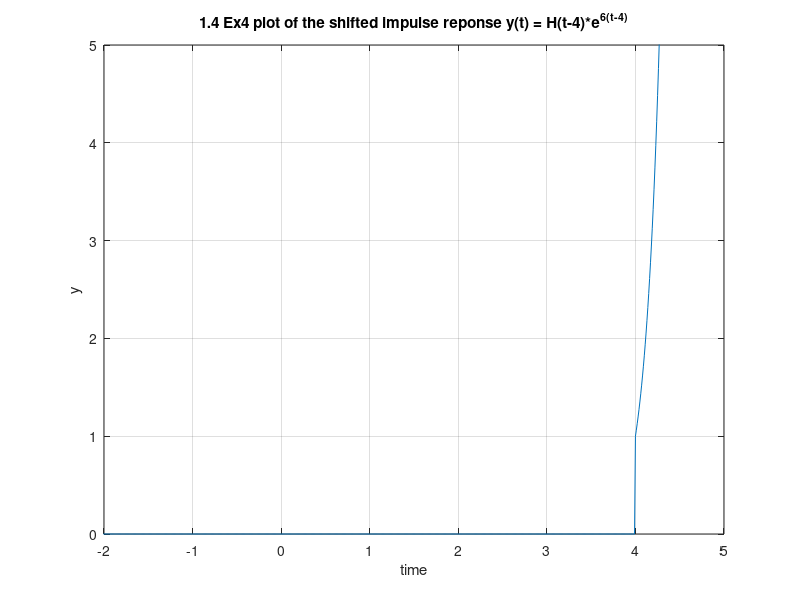

Reproduce this figure in MATLAB.
% Solution to y' = ay + q(t) when q(t) = delta(t) (unit impulse) is 
% y(t) = e^(at). We've seen this before so im not going to plot it.
% rewrite y' = ay + q(t) as y' - ay = delta(t)

% Solution to y' = ay + q(t) when q(t) = delta(t - T) (shifted unit impulse) is 
% y(t) = y(0)e^(at) + H(t-T)e^(a(t-T)). We've seen this before so im not going to plot it.
% rewrite y' = ay + q(t) as y' - ay = delta(t)

% 1.4 Ex 4: dy/dt = delta(t-4) + 6y starting from y(0) = 0
% dy/dt - 6y = delta(t-4)
% a = 6, q = 1, y(0) = 0
% y(t) = H(t-4)e^(6(t-4))
% run with $ matlab -batch "ex_4"

t = -10.0:0.01:10.0;

unitstep = t>=4;
y = unitstep.*exp(6*(t-4));

f = figure;
plot(t,y);
ylim([0 5]);
xlim([-2 5]);
grid on;
title("1.4 Ex4 plot of the shifted impulse reponse y(t) = H(t-4)*e^{6(t-4)}");
xlabel("time");
ylabel("y");
uiwait(f);